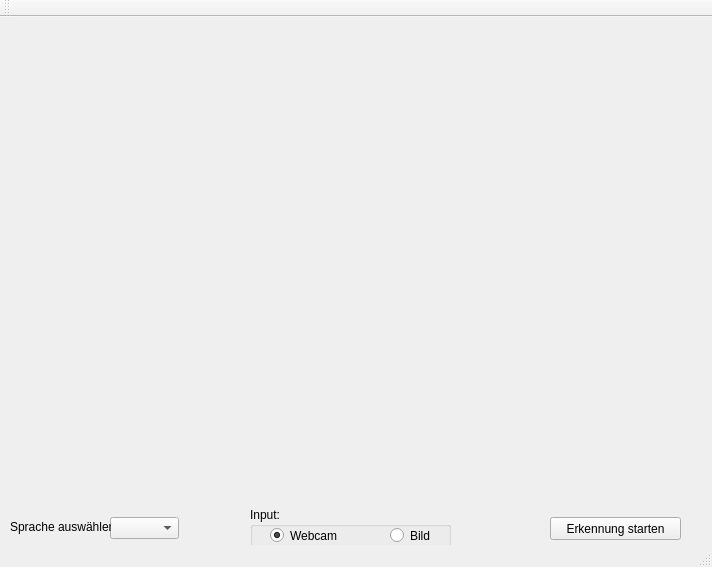
<?xml version="1.0" encoding="UTF-8"?>
<ui version="4.0">
 <class>MainWindow</class>
 <widget class="QMainWindow" name="MainWindow">
  <property name="geometry">
   <rect>
    <x>0</x>
    <y>0</y>
    <width>712</width>
    <height>567</height>
   </rect>
  </property>
  <property name="windowTitle">
   <string>MainWindow</string>
  </property>
  <widget class="QWidget" name="centralWidget">
   <widget class="QLabel" name="imgViewLabel">
    <property name="geometry">
     <rect>
      <x>8</x>
      <y>7</y>
      <width>691</width>
      <height>471</height>
     </rect>
    </property>
    <property name="text">
     <string/>
    </property>
   </widget>
   <widget class="QComboBox" name="langBox">
    <property name="geometry">
     <rect>
      <x>110</x>
      <y>500</y>
      <width>69</width>
      <height>22</height>
     </rect>
    </property>
   </widget>
   <widget class="QPushButton" name="ballDetect">
    <property name="geometry">
     <rect>
      <x>550</x>
      <y>500</y>
      <width>131</width>
      <height>23</height>
     </rect>
    </property>
    <property name="text">
     <string>Erkennung starten</string>
    </property>
   </widget>
   <widget class="QLabel" name="label">
    <property name="geometry">
     <rect>
      <x>10</x>
      <y>500</y>
      <width>101</width>
      <height>20</height>
     </rect>
    </property>
    <property name="text">
     <string>Sprache auswählen:</string>
    </property>
   </widget>
   <widget class="QGroupBox" name="inputBox">
    <property name="geometry">
     <rect>
      <x>250</x>
      <y>490</y>
      <width>201</width>
      <height>51</height>
     </rect>
    </property>
    <property name="title">
     <string>Input:</string>
    </property>
    <widget class="QRadioButton" name="webcam">
     <property name="geometry">
      <rect>
       <x>20</x>
       <y>20</y>
       <width>81</width>
       <height>17</height>
      </rect>
     </property>
     <property name="text">
      <string>Webcam</string>
     </property>
     <property name="checked">
      <bool>true</bool>
     </property>
    </widget>
    <widget class="QRadioButton" name="bild">
     <property name="geometry">
      <rect>
       <x>140</x>
       <y>20</y>
       <width>61</width>
       <height>17</height>
      </rect>
     </property>
     <property name="text">
      <string>Bild</string>
     </property>
    </widget>
   </widget>
  </widget>
  <widget class="QToolBar" name="mainToolBar">
   <property name="enabled">
    <bool>false</bool>
   </property>
   <attribute name="toolBarArea">
    <enum>TopToolBarArea</enum>
   </attribute>
   <attribute name="toolBarBreak">
    <bool>true</bool>
   </attribute>
  </widget>
  <widget class="QStatusBar" name="statusBar">
   <property name="enabled">
    <bool>true</bool>
   </property>
  </widget>
 </widget>
 <layoutdefault spacing="6" margin="11"/>
 <resources/>
 <connections/>
</ui>
